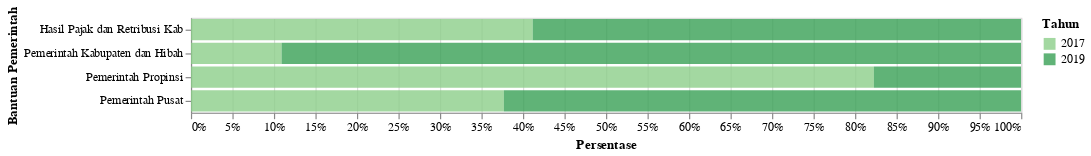

The notebook cell saved with this chart:
### Code cell
df_2 = data1('Bantuan Pemerintah')
df_2['Jumlah'] = 'Rp ' + round((df_2['N'].astype(float)/1000000),1).astype(str) + ' Juta'
plot2 = plot_1_rp(df_2,'Persentase','Bantuan Pemerintah',700)
plot2

### Figure 1 — Vega-Lite specification as saved in the notebook (floating-point values rounded to 4 significant figures)
{"config": {"view": {"continuousWidth": 400, "continuousHeight": 300}}, "data": {"name": "data-8b75cc3cbe1d8b5cc9393616b6c1f001"}, "mark": {"type": "bar", "opacity": 0.8}, "encoding": {"color": {"condition": {"type": "nominal", "field": "Tahun", "scale": {"scheme": "greens"}, "selection": "selector242"}, "value": "lightgray"}, "tooltip": [{"type": "quantitative", "field": "Tahun"}, {"type": "nominal", "field": "Kategori"}, {"type": "nominal", "field": "Jumlah"}, {"type": "nominal", "field": "Satuan"}], "x": {"type": "quantitative", "axis": {"format": ".0%"}, "field": "N", "stack": "normalize", "title": "Persentase"}, "y": {"type": "ordinal", "field": "Keterangan", "title": "Bantuan Pemerintah"}}, "selection": {"selector242": {"type": "single", "encodings": ["x", "color"]}, "selector244": {"type": "interval", "bind": "scales", "encodings": ["x", "y"]}}, "width": 700, "$schema": "https://vega.github.io/schema/vega-lite/v4.8.1.json", "datasets": {"data-8b75cc3cbe1d8b5cc9393616b6c1f001": [{"Tahun": 2017, "Kode": 6, "Data": "Bantuan Pemerintah", "Kode Kategori": 6.1, "Kategori": "Pemerintah Pusat", "Keterangan": "Pemerintah Pusat", "N": 644700000.0, "Satuan": "Rupiah", "Jumlah": "Rp 644.7 Juta"}, {"Tahun": 2017, "Kode": 6, "Data": "Bantuan Pemerintah", "Kode Kategori": 6.1, "Kategori": "Pemerintah Propinsi", "Keterangan": "Pemerintah Propinsi", "N": 255000000.0, "Satuan": "Rupiah", "Jumlah": "Rp 255.0 Juta"}, {"Tahun": 2017, "Kode": 6, "Data": "Bantuan Pemerintah", "Kode Kategori": 6.1, "Kategori": "Pemerintah Kabupaten dan Hibah", "Keterangan": "Pemerintah Kabupaten dan Hibah", "N": 151000000.0, "Satuan": "Rupiah", "Jumlah": "Rp 151.0 Juta"}, {"Tahun": 2017, "Kode": 6, "Data": "Bantuan Pemerintah", "Kode Kategori": 6.1, "Kategori": "Hasil Pajak dan Retribusi Kab", "Keterangan": "Hasil Pajak dan Retribusi Kab", "N": 18700000.0, "Satuan": "Rupiah", "Jumlah": "Rp 18.7 Juta"}, {"Tahun": 2019, "Kode": 6, "Data": "Bantuan Pemerintah", "Kode Kategori": 6.1, "Kategori": "Pemerintah Pusat", "Keterangan": "Pemerintah Pusat", "N": 1066000000.0, "Satuan": "Rupiah", "Jumlah": "Rp 1065.7 Juta"}, {"Tahun": 2019, "Kode": 6, "Data": "Bantuan Pemerintah", "Kode Kategori": 6.1, "Kategori": "Pemerintah Propinsi", "Keterangan": "Pemerintah Propinsi", "N": 55000000.0, "Satuan": "Rupiah", "Jumlah": "Rp 55.0 Juta"}, {"Tahun": 2019, "Kode": 6, "Data": "Bantuan Pemerintah", "Kode Kategori": 6.1, "Kategori": "Pemerintah Kabupaten dan Hibah", "Keterangan": "Pemerintah Kabupaten dan Hibah", "N": 1232000000.0, "Satuan": "Rupiah", "Jumlah": "Rp 1231.7 Juta"}, {"Tahun": 2019, "Kode": 6, "Data": "Bantuan Pemerintah", "Kode Kategori": 6.1, "Kategori": "Hasil Pajak dan Retribusi Kab", "Keterangan": "Hasil Pajak dan Retribusi Kab", "N": 26720000.0, "Satuan": "Rupiah", "Jumlah": "Rp 26.7 Juta"}]}}
